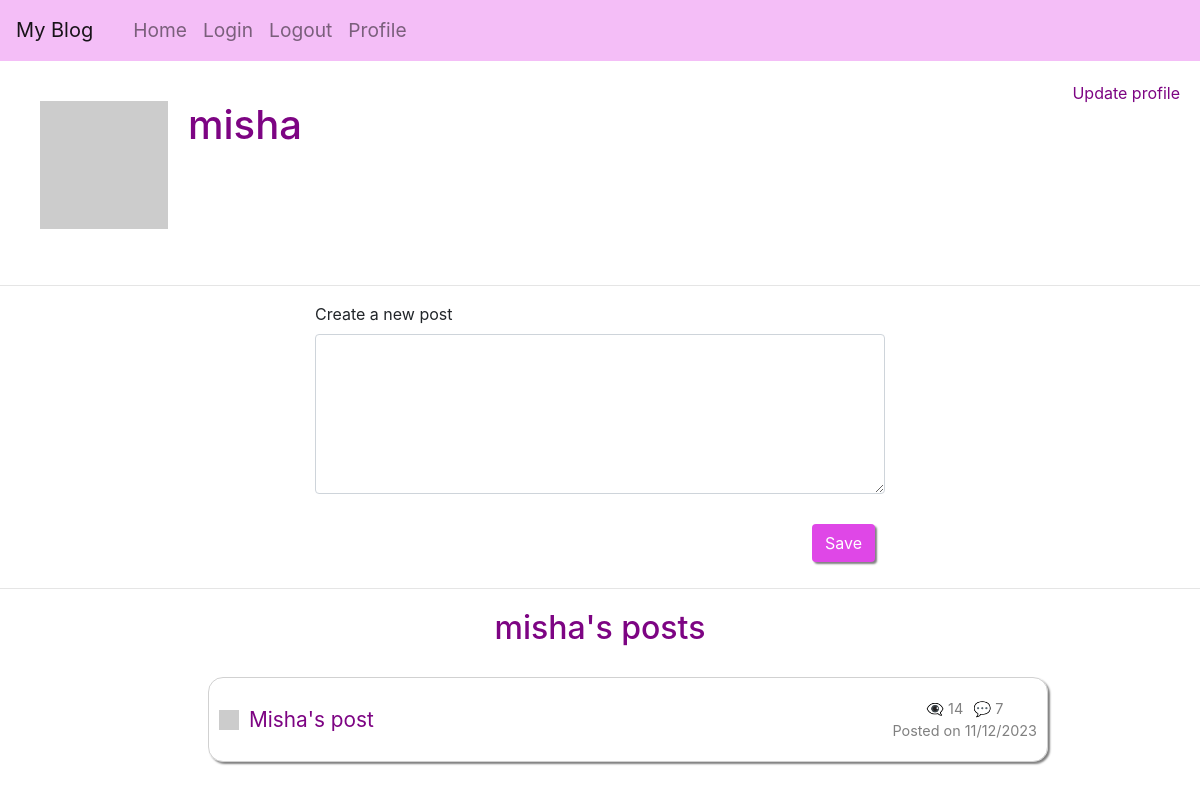
/user/misha (signed in), run on an earlier commit of the app's database.
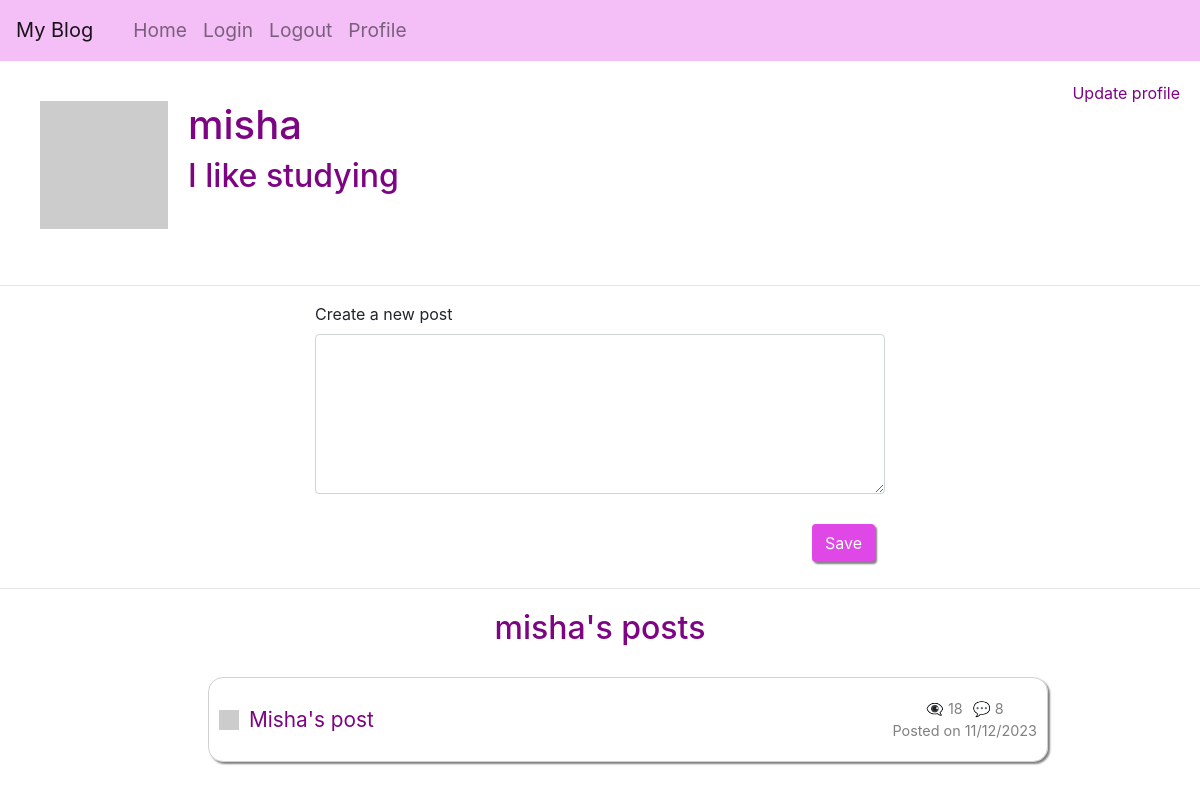
And on a later commit of the database.
### app/models/models.py (models this page shows, shortened)
class Post(db.Model):
    __tablename__ = "post"
    id = db.Column(db.Integer, primary_key=True)
    body = db.Column(String(2500))
    timestamp = db.Column(DateTime, default=func.now())
    user_id = db.Column(db.Integer, db.ForeignKey('user.id'), nullable=False)
    user = db.relationship('User', back_populates='posts')
    comments = db.relationship('Comment', back_populates='post', cascade='all, delete-orphan')
    views = db.Column(db.Integer, server_default=str(0))
    def get_comments_length(self):
        commments = Comment.query.filter_by(post_id=self.id).all()
        return len(commments)

class User(UserMixin, db.Model):
    __tablename__ = "user"
    id = db.Column(db.Integer, primary_key=True)
    username = db.Column(String(64), unique=True, nullable=False)
    email = db.Column(db.String(120), unique=True, nullable=False)
    isAdmin = db.Column(db.Boolean, nullable=False)
    password_hash = db.Column(String(256))
    profile_image = db.Column(String(256))
    info = db.Column(String(256))
    posts = db.relationship('Post', back_populates='user', cascade='all, delete-orphan')
    comments = db.relationship('Comment', back_populates='user', cascade='all, delete-orphan')
    @login.user_loader
    def load_user(id):
        return db.session.get(User, int(id))
    def get_avatar(self, size):
        digest = md5(self.email.lower().encode('utf-8')).hexdigest()
        self.profile_image = f'https://www.gravatar.com/avatar/{digest}?d=identicon&s={size}'
        return self.profile_image

### app/routes/routes.py (the view, shortened to what this page needs)
@app.route('/user/<username>', methods=["GET", "POST"])
@login_required
def user(username):
    user = User.query.filter_by(username=username).first_or_404()
    form = PostForm()
    user.profile_image = user.get_avatar(128)
    posts = Post.query.filter_by(user_id=user.id).all()
    return render_template('profile.html', user=user, form=form, posts=posts)

### app/forms/post_form.py
class PostForm(FlaskForm):
    post = TextAreaField('Create a new post', validators=[DataRequired(), Length(min=0, max=2500)])
    submit = SubmitField('Save')

### app/templates/profile.html
{% extends "base.html" %} {% import "bootstrap/wtf.html" as wtf %}{% block
content %}
<div class="avatar-username">
    <div class="avatar-username">
        <img src="{{ user.profile_image }}" width="128" height="128" />
        <div>
            <h1>{{ user.username }}</h1>
            {% if user.info %}
            <h2>{{user.info}}</h2>
            {% endif %}
        </div>
    </div>
    <div class="update-profile-link">
        <a href="{{ url_for('update_profile') }}">Update profile</a>
    </div>
</div>
<hr />
<div class="container-fluid">
    <div class="row">
        <div class="col-lg-6 col-md-8 col-sm-10 col-xs-10">
            {{ wtf.quick_form(form) }}
        </div>
    </div>
</div>
<hr />
{% if posts %}
<h2 class="greeting">{{user.username}}'s posts</h2>
{% for post in posts%}
<div class="posts">
    <ul>
        <a href="{{url_for('update_post', id=post.id)}}" class="post-link">
            <li class="post">
                <div class="avatar-comment">
                    <img
                        src="{{ user.profile_image }}"
                        width="20"
                        height="20"
                    />
                    {% if post.body|length > 100 %} {{ post.body[0:100] }} ...
                    {%else %} {{ post.body }} {% endif %}
                </div>
                <div class="comments-date">
                    <div class="comments-views">
                        {% if not post.views%}
                        <p>👁️‍🗨️ 0</p>
                        {% else %}
                        <p>👁️‍🗨️ {{post.views}}</p>
                        {% endif %}
                        <p>💬 {{post.get_comments_length()}}</p>
                    </div>
                    <p>Posted on {{post.timestamp.strftime('%d/%m/%Y')}}</p>
                </div>
            </li></a
        >
    </ul>
</div>
{% endfor%} {% endif %} {% endblock %}

What changed in the data, as far as the page shows it:
changed User "misha": info (not shown) → "I like studying"
changed Post "Misha's post": views "14" → "18"; get_comments_length "7" → "8"
